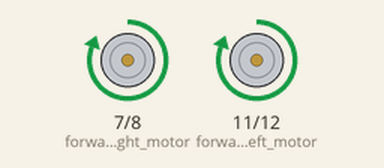
The sketch below on a simulated Arduino Uno, built with avr-gcc and run on an emulated ATmega328P. Parts: motor-driver pin pairs drawn as motors (green arrow = first pin HIGH = forward, orange = second pin HIGH = backward, longer = more drive, scaled by the enable pin).

Above: at 2.5 s.
At 5.5 s:
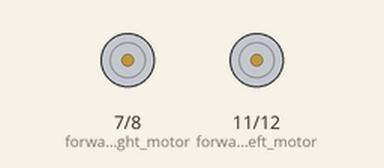
At 7.0 s:
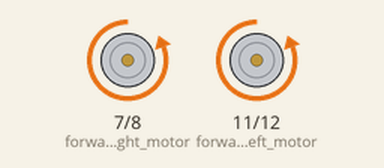
Timing chart, 0 to 10.4 s (numbered marks = the images above):
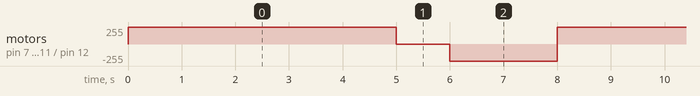

The sketch:

Story3.ino
```cpp
int const reverse_left_motor = 12;
int const forward_left_motor = 11;
int const enable_left_motor = 10;
int const enable_right_motor = 9;
int const reverse_right_motor = 8;
int const forward_right_motor = 7;

void setup()
{
  pinMode(reverse_left_motor, OUTPUT);
  pinMode(forward_left_motor, OUTPUT);
  pinMode(enable_left_motor, OUTPUT);
  pinMode(enable_right_motor, OUTPUT);
  pinMode(reverse_right_motor, OUTPUT);
  pinMode(forward_right_motor, OUTPUT);
}

void loop()
{
  digitalWrite(enable_left_motor, HIGH);
  digitalWrite(enable_right_motor, HIGH);
  digitalWrite(forward_left_motor, HIGH);
  digitalWrite(forward_right_motor, HIGH);
  delay(5000);
  digitalWrite(enable_left_motor, LOW);
  digitalWrite(enable_right_motor, LOW);
  digitalWrite(forward_left_motor, LOW);
  digitalWrite(forward_right_motor, LOW);
  delay(1000);
  digitalWrite(enable_left_motor, HIGH);
  digitalWrite(enable_right_motor, HIGH);
  digitalWrite(reverse_left_motor, HIGH);
  digitalWrite(reverse_right_motor, HIGH);
  delay(2000);
  digitalWrite(enable_left_motor, LOW);
  digitalWrite(enable_right_motor, LOW);
  digitalWrite(reverse_left_motor, LOW);
  digitalWrite(reverse_right_motor, LOW);
}
```

Measured:
- by itself, motor on pin 7 (forward_right_motor) / pin 8 (reverse_right_motor), motor on pin 11 (forward_left_motor) / pin 12 (reverse_left_motor): repeats every 8.0 s: stopped 1.0 s, backward 255/255 2.0 s, forward 255/255 5.0 s
